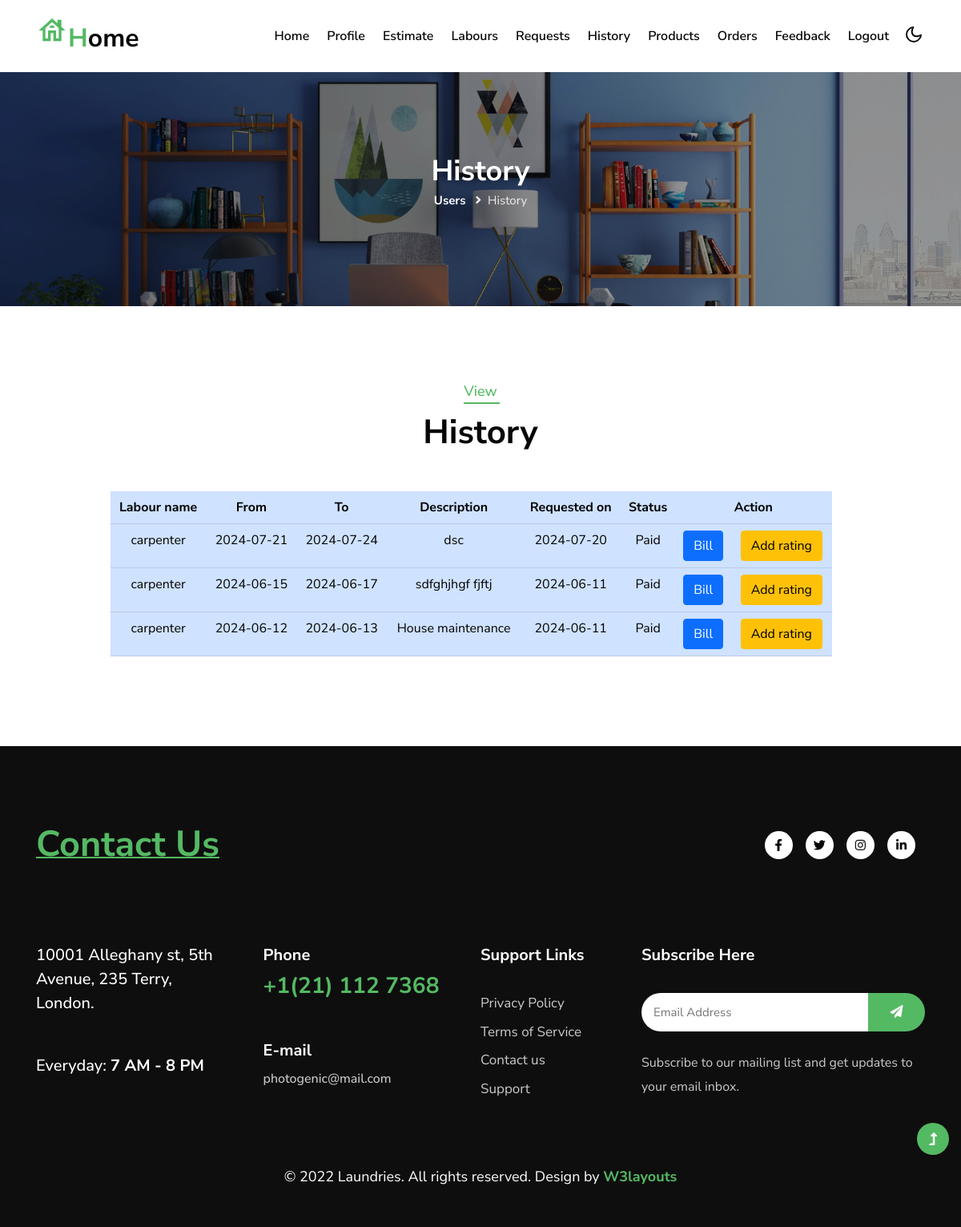
/user/user_vw_history.php (signed in), run on the app's committed database.
### tables this page shows
CREATE TABLE `book_request` (
  `br_id` int(10) NOT NULL,
  `date` date DEFAULT NULL,
  `u_id` int(10) DEFAULT NULL,
  `l_id` int(10) DEFAULT NULL,
  `from` date DEFAULT NULL,
  `to` date DEFAULT NULL,
  `status` varchar(50) DEFAULT 'Pending',
  `description` varchar(150) DEFAULT NULL,
  `amount` float DEFAULT NULL,
  `rating` varchar(50) DEFAULT NULL
);

CREATE TABLE `labour_reg` (
  `l_id` int(10) NOT NULL,
  `name` varchar(50) DEFAULT NULL,
  `email` varchar(50) DEFAULT NULL,
  `phonenumber` bigint(15) DEFAULT NULL,
  `place` varchar(100) DEFAULT NULL,
  `password` varchar(50) DEFAULT NULL,
  `purpose` varchar(50) DEFAULT NULL,
  `rating` int(10) DEFAULT 0,
  `outof` int(10) DEFAULT 0
);

### user/user_vw_history.php (the view, shortened to what this page needs)
<?php
include "user_header.php";
$qry = "SELECT * FROM `book_request` WHERE `u_id` = $uid AND `status` = 'Paid' ORDER BY (`br_id`) DESC";
$res = mysqli_query($con,$qry);
?>
    <section class="inner-banner py-5">
        <div class="w3l-breadcrumb py-lg-5">
            <div class="container pt-5 pb-sm-4 pb-2">
                <h4 class="inner-text-title font-weight-bold pt-5">History</h4>
                <ul class="breadcrumbs-custom-path">
                    <li><a href="user_home.php">Users</a></li>
                    <li class="active"><i class="fas fa-angle-right mx-2"></i>History</li>
                </ul>
            </div>
        </div>
    </section>
        <section class="w3l-w3l-contacts-12 py-5">
        <div class="contact-top py-lg-5 py-md-4 py-2">
            <div class="container">
                <div class="title-main text-center mx-auto mb-md-5 mb-4" style="max-width:500px;">
                <h5 class="sub-title">View</h5>
                    <h3 class="title-style">History</h3>
                </div>
                <div class="row d-flex justify-content-center align-items-center w-100">
                    <div class="col-md-10 contacts12-main">
                    <table class="table table-stripd table-primary text-center">
                        <tr>
                            <th>Labour name</th>
                            <th>From</th>
                            <th>To</th>
                            <th>Description</th>
                            <th>Requested on</th>
                            <th>Status</th>
                            <th colspan="2">Action</th>
                        </tr>
                        <?php
                            while($row = mysqli_fetch_array($res))
                            {
                                $cmp_id = $row['l_id'];
                                $qry_for_status = "SELECT * FROM `labour_reg` WHERE `l_id` = '$cmp_id'";
                                $status_res = mysqli_query($con,$qry_for_status);
                                $labour = mysqli_fetch_array($status_res);
                        ?>
                                <tr>
                                    <td><?php echo $labour['name'] ?></td>
                                    <td><?php echo $row['from'] ?></td>
                                    <td><?php echo $row['to'] ?></td>
                                    <td><?php echo $row['description'] ?></td>
                                    <td><?php echo $row['date'] ?></td>
                                    <td><?php echo $row['status'] ?></td>
                                    <td>
                                        <a href="user_bill.php?rid=<?php echo $row['br_id'] ?>&amount=<?php echo $row['amount'] ?>"><button class="btn btn-primary">Bill</button></a>
                                    </td>
                                    <td>
                                        <a href="user_add_rating.php?rid=<?php echo $labour['l_id'] ?>&reqid=$row['br_id']"><button class="btn btn-warning">Add rating</button></a>
                                    </td>
                                </tr>
                        <?php
                            }
                        ?>
                    </table>
                    </div>
                </div>
            </div>
        </div>
    </section>
</body>
<?php
    include "../commonfooter.php";
?>
</html>

### data on the page
book_request: l.name "carpenter", from "2024-07-21", to "2024-07-24", description "dsc", date "2024-07-20", status "Paid"
book_request: l.name "carpenter", from "2024-06-15", to "2024-06-17", description "sdfghjhgf fjftj", date "2024-06-11", status "Paid"
book_request: l.name "carpenter", from "2024-06-12", to "2024-06-13", description "House maintenance", date "2024-06-11", status "Paid"
